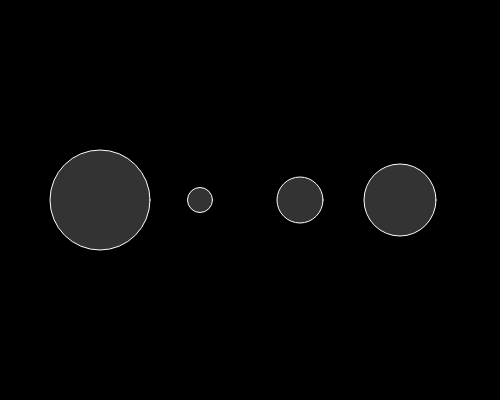
Frame 1 (no input)
Frame 60 (no input): identical to frame 1, image omitted
Frame 120 (the mouse pressed at the canvas centre since frame 60): identical to frame 1, image omitted

The p5.js sketch that drew this single still picture (run headless with seeded random() and noise() and a simulated clock; from frame 60 on, the mouse is pressed at the canvas centre):

// p5.js sketch
// ── sketch.js
// Array of numbers used to draw circles
let nums = [100, 25, 46, 72];

function setup() {
  createCanvas(500, 400);
}

function draw() {
  background(0);

  for (let i = 0; i < 4; i++) {
    stroke(255);
    fill(51);
    circle(i * 100 + 100, 200, nums[i]);
  }

  // ellipse(100, 200, nums[0], nums[0]);
  // ellipse(200, 200, nums[1], nums[1]);
  // ellipse(300, 200, nums[2], nums[2]);
  // ellipse(400, 200, nums[3], nums[3]);
}

// Arrays and Loops
// Code! Programming with p5.js
// The Coding Train / Daniel Shiffman
// https://thecodingtrain.com/beginners/p5js/7.2-arrays-loops.html
// https://youtu.be/RXWO3mFuW-I
// https://editor.p5js.org/codingtrain/sketches/ZnPevren
